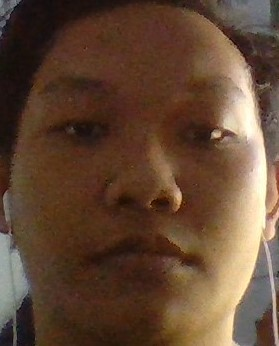
#> input picture 1.jpg, 279 x 346 px
$ python templateMatching.py
#> lines starting #> are read from the running program, lines starting #| are printed output that depends on the picture
import numpy as np
import cv2

img = cv2.imread('1.jpg', 0)
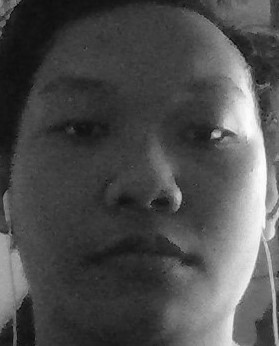
#> img: shape (346, 279); min 4, max 254, mean 77.4
template = cv2.imread('2.jpg', 0)
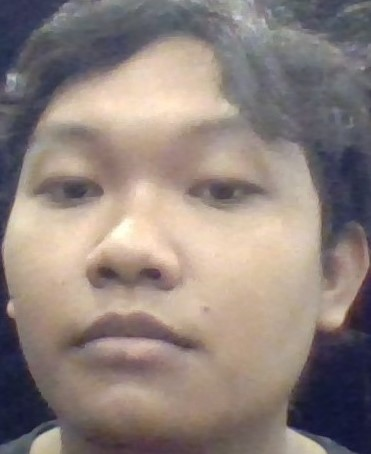
#> input picture 2.jpg, 371 x 454 px
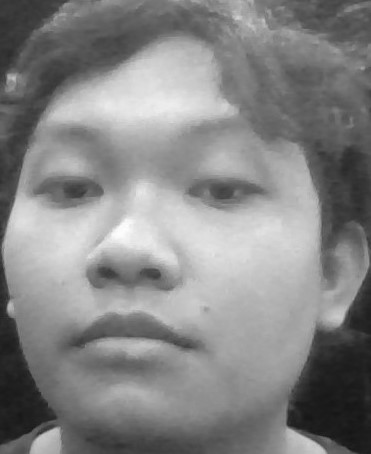
#> template: shape (454, 371); min 21, max 254, mean 133.1
h, w = template.shape
#> h = 454; w = 371

methods = [cv2.TM_CCOEFF, cv2.TM_CCOEFF_NORMED, cv2.TM_CCORR,
           cv2.TM_CCORR_NORMED, cv2.TM_SQDIFF, cv2.TM_SQDIFF_NORMED]
for method in methods:
    img2 = img.copy()
    result = cv2.matchTemplate(img2, template, method)
    min_val, max_val, min_loc, max_loc = cv2.minMaxLoc(result)
    if method in [cv2.TM_SQDIFF, cv2.TM_SQDIFF_NORMED]:
        location = min_loc
    else:
        location = max_loc

    bottom_right = (location[0]+w, location[1]+h)
    cv2.rectangle(img2, location, bottom_right, 255, 5)
    cv2.imshow('Cocok', img2)
    cv2.waitKey(0)
    cv2.destroyAllWindows()
#> this loop made 6 passes
#> (min_val, max_val, min_loc, location, bottom_right) on passes 1 to 4: (-124376200, 52492412, (92, 86), (0, 36), (371, 490)), (-0.5, 0.236, (92, 82), (1, 36), (372, 490)), (924913664, 1.22e+09, (92, 108), (22, 43), (393, 497)), (0.699, 0.845, (92, 93), (7, 35), (378, 489))
#> (min_val, max_val, max_loc, location, bottom_right) on passes 5 to 6: (900953984, 1.18e+09, (92, 69), (0, 28), (371, 482)), (0.635, 0.866, (92, 80), (0, 31), (371, 485))
#> pass 1, `result = cv2.matchTemplate(img2, template, method)`:
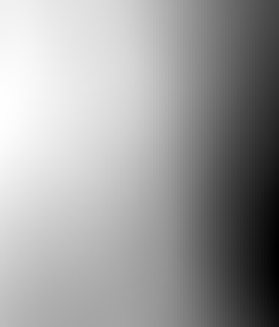
#> result: shape (109, 93) float32 (shown 3 times larger); min -124376200, max 52492412, mean -13952829; drawn with min black and max white
#> pass 1, `cv2.imshow('Cocok', img2)`:
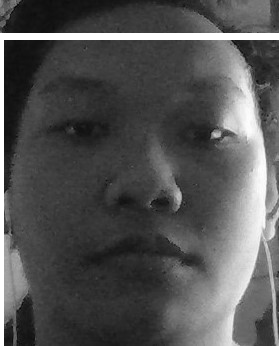
#> window 'Cocok': shape (346, 279); min 4, max 255, mean 83.7
#> after the loop:
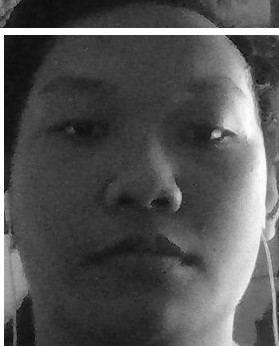
#> img2: shape (346, 279); min 4, max 255, mean 83.7
#> after the loop:
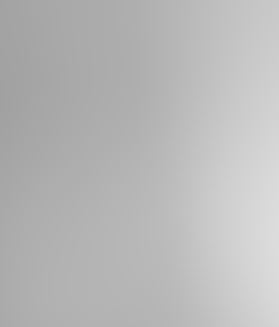
#> result: shape (109, 93) float32 (shown 3 times larger); min 0.635, max 0.866, mean 0.724
